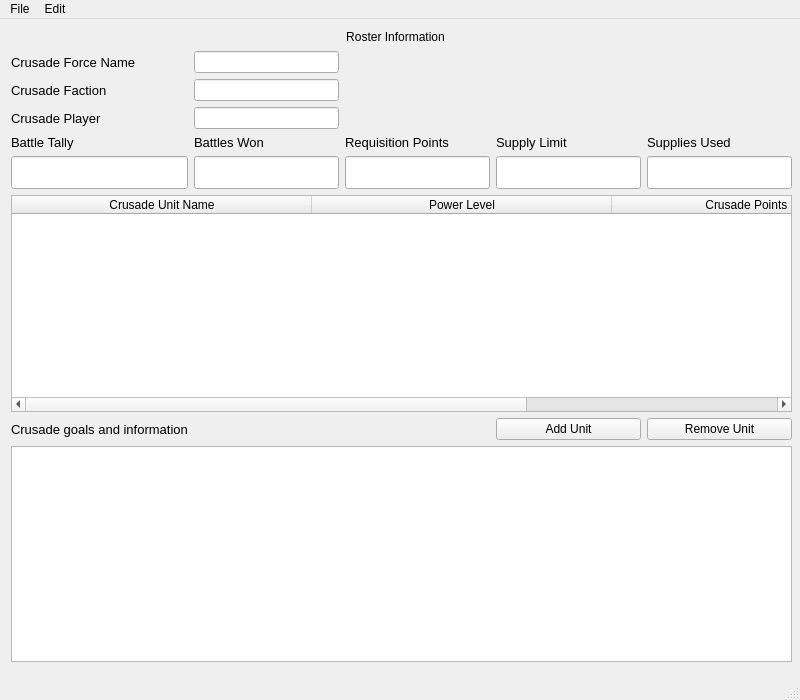
<?xml version="1.0" encoding="UTF-8"?>
<ui version="4.0">
 <class>RosterWindow</class>
 <widget class="QMainWindow" name="RosterWindow">
  <property name="geometry">
   <rect>
    <x>0</x>
    <y>0</y>
    <width>800</width>
    <height>700</height>
   </rect>
  </property>
  <property name="sizePolicy">
   <sizepolicy hsizetype="Fixed" vsizetype="Fixed">
    <horstretch>0</horstretch>
    <verstretch>0</verstretch>
   </sizepolicy>
  </property>
  <property name="minimumSize">
   <size>
    <width>800</width>
    <height>700</height>
   </size>
  </property>
  <property name="maximumSize">
   <size>
    <width>800</width>
    <height>700</height>
   </size>
  </property>
  <property name="windowTitle">
   <string>CrusadeTome - Crusade Management Software (Pre-Alpha)</string>
  </property>
  <widget class="QWidget" name="centralwidget">
   <widget class="QLabel" name="title_label">
    <property name="geometry">
     <rect>
      <x>320</x>
      <y>10</y>
      <width>151</width>
      <height>16</height>
     </rect>
    </property>
    <property name="text">
     <string>Roster Information</string>
    </property>
    <property name="alignment">
     <set>Qt::AlignCenter</set>
    </property>
   </widget>
   <widget class="QWidget" name="layoutWidget">
    <property name="geometry">
     <rect>
      <x>11</x>
      <y>32</y>
      <width>781</width>
      <height>611</height>
     </rect>
    </property>
    <layout class="QGridLayout" name="gridLayout">
     <item row="0" column="0">
      <widget class="QLabel" name="force_name_label">
       <property name="font">
        <font>
         <pointsize>10</pointsize>
        </font>
       </property>
       <property name="text">
        <string>Crusade Force Name</string>
       </property>
      </widget>
     </item>
     <item row="1" column="0">
      <widget class="QLabel" name="faction_label">
       <property name="font">
        <font>
         <pointsize>10</pointsize>
        </font>
       </property>
       <property name="text">
        <string>Crusade Faction</string>
       </property>
      </widget>
     </item>
     <item row="1" column="1">
      <widget class="QLineEdit" name="faction_line"/>
     </item>
     <item row="2" column="0">
      <widget class="QLabel" name="player_name_label">
       <property name="font">
        <font>
         <pointsize>10</pointsize>
        </font>
       </property>
       <property name="text">
        <string>Crusade Player</string>
       </property>
      </widget>
     </item>
     <item row="2" column="1">
      <widget class="QLineEdit" name="player_line"/>
     </item>
     <item row="3" column="0">
      <widget class="QLabel" name="battles_tally_label">
       <property name="font">
        <font>
         <pointsize>10</pointsize>
        </font>
       </property>
       <property name="text">
        <string>Battle Tally</string>
       </property>
      </widget>
     </item>
     <item row="3" column="1">
      <widget class="QLabel" name="battles_won_label">
       <property name="font">
        <font>
         <pointsize>10</pointsize>
        </font>
       </property>
       <property name="text">
        <string>Battles Won</string>
       </property>
      </widget>
     </item>
     <item row="3" column="2">
      <widget class="QLabel" name="req_points_label">
       <property name="font">
        <font>
         <pointsize>10</pointsize>
        </font>
       </property>
       <property name="text">
        <string>Requisition Points</string>
       </property>
      </widget>
     </item>
     <item row="3" column="3">
      <widget class="QLabel" name="supply_limit_label">
       <property name="font">
        <font>
         <pointsize>10</pointsize>
        </font>
       </property>
       <property name="text">
        <string>Supply Limit</string>
       </property>
      </widget>
     </item>
     <item row="3" column="4">
      <widget class="QLabel" name="supply_used_label">
       <property name="font">
        <font>
         <pointsize>10</pointsize>
        </font>
       </property>
       <property name="text">
        <string>Supplies Used</string>
       </property>
      </widget>
     </item>
     <item row="4" column="0">
      <widget class="QLineEdit" name="battles_tally_line">
       <property name="font">
        <font>
         <pointsize>16</pointsize>
        </font>
       </property>
      </widget>
     </item>
     <item row="4" column="1">
      <widget class="QLineEdit" name="battles_won_line">
       <property name="font">
        <font>
         <pointsize>16</pointsize>
        </font>
       </property>
      </widget>
     </item>
     <item row="4" column="2">
      <widget class="QLineEdit" name="req_points_line">
       <property name="font">
        <font>
         <pointsize>16</pointsize>
        </font>
       </property>
      </widget>
     </item>
     <item row="4" column="3">
      <widget class="QLineEdit" name="supply_limit_line">
       <property name="font">
        <font>
         <pointsize>16</pointsize>
        </font>
       </property>
      </widget>
     </item>
     <item row="4" column="4">
      <widget class="QLineEdit" name="supply_used_line">
       <property name="font">
        <font>
         <pointsize>16</pointsize>
        </font>
       </property>
      </widget>
     </item>
     <item row="5" column="0" colspan="5">
      <widget class="QTableWidget" name="unit_list_table">
       <property name="sizePolicy">
        <sizepolicy hsizetype="Expanding" vsizetype="Expanding">
         <horstretch>0</horstretch>
         <verstretch>0</verstretch>
        </sizepolicy>
       </property>
       <property name="columnCount">
        <number>3</number>
       </property>
       <attribute name="horizontalHeaderCascadingSectionResizes">
        <bool>false</bool>
       </attribute>
       <attribute name="horizontalHeaderDefaultSectionSize">
        <number>300</number>
       </attribute>
       <attribute name="horizontalHeaderShowSortIndicator" stdset="0">
        <bool>false</bool>
       </attribute>
       <attribute name="horizontalHeaderStretchLastSection">
        <bool>true</bool>
       </attribute>
       <attribute name="verticalHeaderDefaultSectionSize">
        <number>40</number>
       </attribute>
       <attribute name="verticalHeaderMinimumSectionSize">
        <number>30</number>
       </attribute>
       <column>
        <property name="text">
         <string>Crusade Unit Name</string>
        </property>
       </column>
       <column>
        <property name="text">
         <string>Power Level</string>
        </property>
       </column>
       <column>
        <property name="text">
         <string>Crusade Points Used</string>
        </property>
       </column>
      </widget>
     </item>
     <item row="6" column="0">
      <widget class="QLabel" name="crusade_goals_label">
       <property name="font">
        <font>
         <pointsize>10</pointsize>
        </font>
       </property>
       <property name="text">
        <string>Crusade goals and information</string>
       </property>
      </widget>
     </item>
     <item row="6" column="3">
      <widget class="QPushButton" name="add_unit_button">
       <property name="text">
        <string>Add Unit</string>
       </property>
      </widget>
     </item>
     <item row="6" column="4">
      <widget class="QPushButton" name="remove_unit_button">
       <property name="text">
        <string>Remove Unit</string>
       </property>
      </widget>
     </item>
     <item row="7" column="0" colspan="5">
      <widget class="QTextEdit" name="notes_text"/>
     </item>
     <item row="0" column="1">
      <widget class="QLineEdit" name="force_name_line"/>
     </item>
    </layout>
   </widget>
  </widget>
  <widget class="QMenuBar" name="menubar">
   <property name="geometry">
    <rect>
     <x>0</x>
     <y>0</y>
     <width>800</width>
     <height>24</height>
    </rect>
   </property>
   <widget class="QMenu" name="menuFile">
    <property name="title">
     <string>File</string>
    </property>
    <addaction name="new_roster_action"/>
    <addaction name="load_roster_action"/>
    <addaction name="save_roster_action"/>
   </widget>
   <widget class="QMenu" name="menuEdit">
    <property name="title">
     <string>Edit</string>
    </property>
    <addaction name="free_edit_action"/>
   </widget>
   <addaction name="menuFile"/>
   <addaction name="menuEdit"/>
  </widget>
  <widget class="QStatusBar" name="statusbar"/>
  <action name="new_roster_action">
   <property name="text">
    <string>New Roster...</string>
   </property>
  </action>
  <action name="load_roster_action">
   <property name="text">
    <string>Load Roster...</string>
   </property>
  </action>
  <action name="save_roster_action">
   <property name="text">
    <string>Save Roster...</string>
   </property>
  </action>
  <action name="free_edit_action">
   <property name="text">
    <string>Enable Free Editing</string>
   </property>
  </action>
 </widget>
 <resources/>
 <connections/>
</ui>
